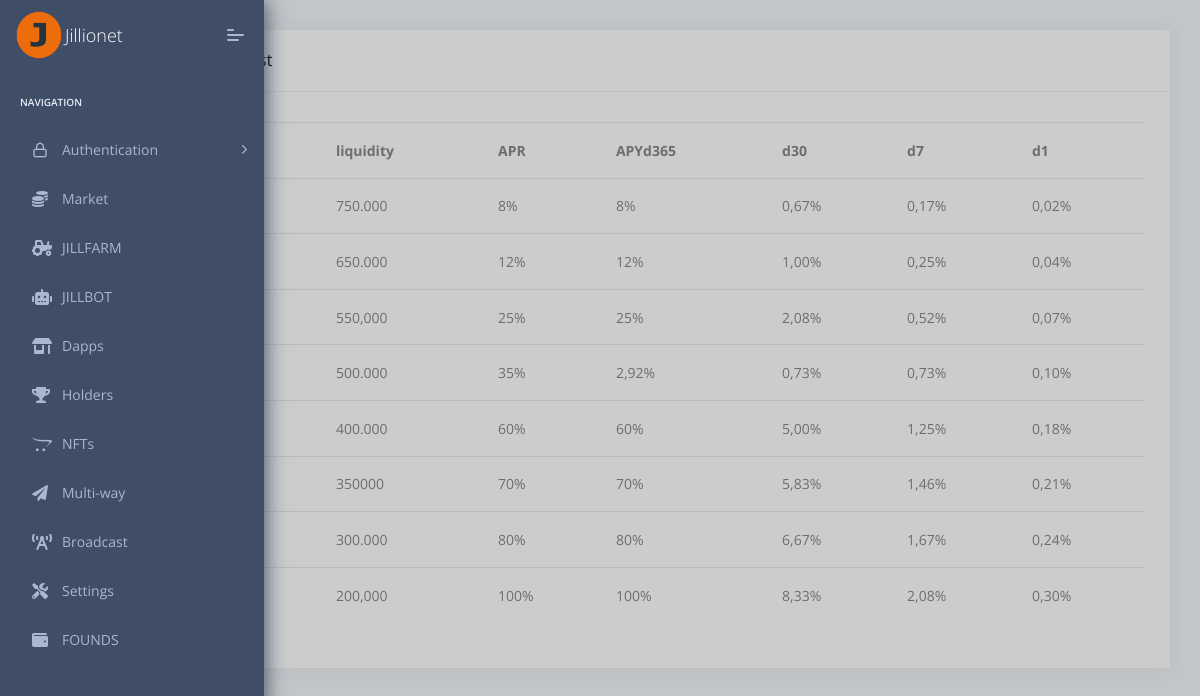
/yeild/, run on the app's committed database.
### yeildfarming/models.py (models this page shows, shortened)
class yeildcontract(models.Model):
    yeildpair = models.CharField(max_length=200, unique=True)
    liquidity = models.CharField(max_length=200, unique=True)
    APR = models.CharField(max_length=200, unique=True)
    APYd365 = models.CharField(max_length=200, unique=True)
    d30 = models.CharField(max_length=200, unique=True)
    d7 = models.CharField(max_length=200, unique=True)
    d1 = models.CharField(max_length=200, unique=True)

### yeildfarming/views.py (the view)
# urls.py: path('yeild/', YeildContractListView.as_view(), name='yeild'),
class YeildContractListView(ListView):
    model = yeildcontract
    template_name = 'yeildcontrac.html'

### templates/yeildcontrac.html (shortened to what this page needs)
{% extends "layouts/base.html" %}
{% load humanize crispy_forms_tags %}
{% block content %}
    <div class="pcoded-content">
        <div class="pcoded-inner-content">
            <div class="main-body">
                <div class="page-wrapper">
                    <div class="row">
                        <div class="col-xl-12">
                            <div class="card">
                                <div class="card-header">
                                    <h5>Contract Yeild list</h5>
                                </div>
                                <div class="card-block table-border-style">
                                    <div class="table-responsive">
                                        <table class="table table-hover">
                                            <thead>
                                            <tr>
                                                <th>Yeildpair</th>
                                                <th>liquidity</th>
                                                <th>APR</th>
                                                <th>APYd365</th>
                                                <th>d30</th>
                                                <th>d7</th>
                                                <th>d1</th>
                                            </tr>
                                            </thead>
                                            <tbody>
                                            {% for yeild in object_list %}
                                                <tr>
                                                    <td>{{ yeild.yeildpair }}</td>
                                                    <td>{{ yeild.liquidity }}</td>
                                                    <td>{{ yeild.APR }}</td>
                                                    <td>{{ yeild.APYd365 }}</td>
                                                    <td>{{ yeild.d30 }}</td>
                                                    <td>{{ yeild.d7 }}</td>
                                                    <td>{{ yeild.d1 }}</td>
                                                </tr>
                                            {% endfor %}
                                            </tbody>
                                        </table>
                                    </div>
                                </div>
                            </div>
                        </div>
                    </div>
                </div>
            </div>
        </div>
    </div>
{% endblock content %}

### data on the page
yeildcontract: liquidity "750.000", APR "8%", APYd365 "8%", d30 "0,67%", d7 "0,17%", d1 "0,02%"
yeildcontract: liquidity "650.000", APR "12%", APYd365 "12%", d30 "1,00%", d7 "0,25%", d1 "0,04%"
yeildcontract: liquidity "550,000", APR "25%", APYd365 "25%", d30 "2,08%", d7 "0,52%", d1 "0,07%"
yeildcontract: liquidity "500.000", APR "35%", APYd365 "2,92%", d30 "0,73%", d7 "0,73%", d1 "0,10%"
yeildcontract: liquidity "400.000", APR "60%", APYd365 "60%", d30 "5,00%", d7 "1,25%", d1 "0,18%"
yeildcontract: liquidity "350000", APR "70%", APYd365 "70%", d30 "5,83%", d7 "1,46%", d1 "0,21%"
yeildcontract: liquidity "300.000", APR "80%", APYd365 "80%", d30 "6,67%", d7 "1,67%", d1 "0,24%"
yeildcontract: liquidity "200,000", APR "100%", APYd365 "100%", d30 "8,33%", d7 "2,08%", d1 "0,30%"
